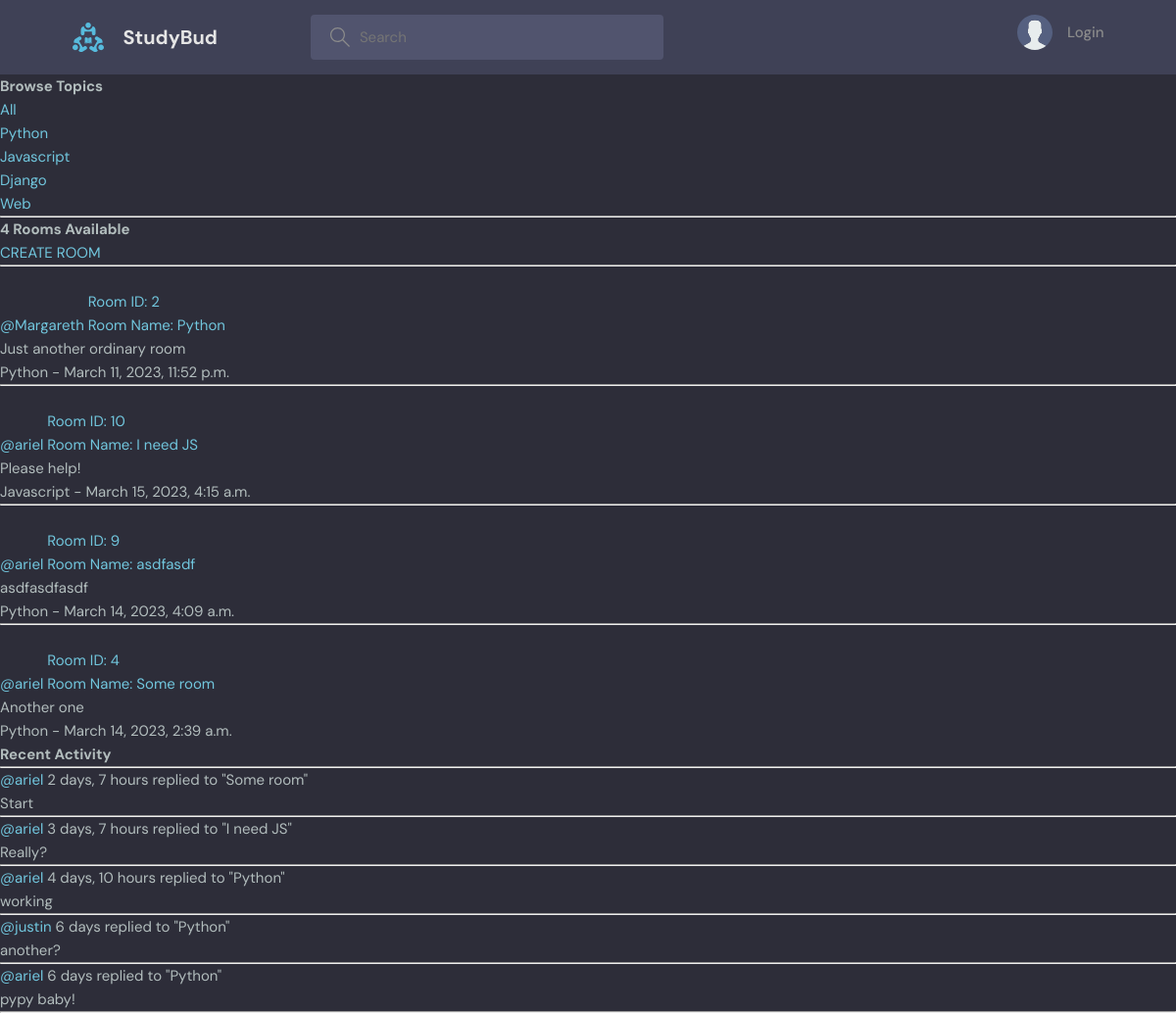
The page / on the database its author committed.
### general/models.py (models this page shows, shortened)
class Topic(models.Model):
    name = models.CharField(max_length=200)
    description = models.TextField(null=True, blank=True)
    created = models.DateTimeField(auto_now_add=True)
    updated = models.DateTimeField(auto_now=True)

class Room(models.Model):
    host = models.ForeignKey(
        get_user_model(), on_delete=models.CASCADE, null=True, blank=True
    )
    topic = models.ForeignKey(
        Topic, on_delete=models.SET_NULL, null=True, blank=True
    )
    name = models.CharField(max_length=200)
    description = models.TextField(null=True, blank=True)
    participants = models.ManyToManyField(
        get_user_model(), related_name="participants", blank=True
    )
    created = models.DateTimeField(auto_now_add=True)
    updated = models.DateTimeField(auto_now=True)
    class Meta:
        ordering = ["-updated", "-created"]
    def __str__(self):
        return self.name

class Message(models.Model):
    author = models.ForeignKey(get_user_model(), on_delete=models.CASCADE)
    room = models.ForeignKey(Room, on_delete=models.CASCADE)
    body = models.TextField()
    created = models.DateTimeField(auto_now_add=True)
    updated = models.DateTimeField(auto_now=True)
    class Meta:
        ordering = ["-updated", "-created"]

### general/views.py (the view)
# urls.py: 2. Add a URL to urlpatterns:  path('', Home.as_view(), name='home')
class Home(View):
    @staticmethod
    def get(request):
        url_params = (
            request.GET.get("query") if request.GET.get("query") else ""
        )
        rooms = Room.objects.filter(
            Q(topic__name__iregex=url_params)
            | Q(name__iregex=url_params)
            | Q(description__iregex=url_params)
        )
        topics = Topic.objects.all()
        room_count = rooms.count()
        messages = Message.objects.filter(
            Q(room__topic__name__iregex=url_params)
        )
        context = {
            "rooms": rooms,
            "room_count": room_count,
            "topics": topics,
            "room_messages": messages,
        }
        return render(request, "general/home.html", context)

### general/templates/general/home.html (shortened to what this page needs)
{% extends "main.html" %}
{% load static %}
{% block content %}
<main>
    <div class="home-container">
      <div>
        {% include "components/topics_component.html" %}
      </div>
      <div>
        <h5>{{ room_count }} Room{{ room_count|pluralize:",s" }} Available</h5>
        <a href="{% url 'create-room' %}">CREATE ROOM</a>
        {% include "components/feed_component.html" %}
      </div>
      <div>
        {% include "components/activity_component.html" %}
      </div>
    </div>
</main>
{% endblock content %}

### templates/components/topics_component.html
<h3>Browse Topics</h3>
<div>
    <a href="{% url 'home' %}">All</a>
</div>
{% for topic in topics %}
<div>
    <a href="{% url 'home' %}?query={{ topic.name }}">{{ topic.name }}</a>
</div>
{% endfor %}
<hr>

### templates/components/feed_component.html (shortened to what this page needs)
{% for room in rooms %}
<div>
    <hr>
    <a href="{% url 'profile' room.host.id %}">@{{ room.host }}</a>
    <a href="{% url 'room' room.id %}"><br>
        Room ID: {{ room.id }}<br>
        Room Name: {{ room.name }}</a>
    <p>{{ room.description }}</p>
    <small>{{ room.topic.name }} - {{ room.created }}</small>
</div>
{% endfor %}

### templates/components/activity_component.html (shortened to what this page needs)
<h3>Recent Activity</h3>
<hr>
{% for message in room_messages %}
<div>
    <small><a href="{% url 'profile' message.author.id %}">@{{ message.author }}</a> {{ message.created|timesince }}</small>
    <small>replied to "{{ message.room }}"</small>
    <p>{{ message.body }}</p>
    <hr>
</div>
{% endfor %}

### general/static/style/main.css (style rules this page uses)
:root { --color-main: #71c6dd; --color-main-light: #e1f6fb; --color-dark: #3f4156; --color-dark-medium: #51546e; --color-dark-light: #696d97; --color-light: #e5e5e5; --color-gray: #8b8b8b; --color-light-gray: #b2bdbd; --color-bg: #2d2d39; --color-success: #5dd693; --color-error: #fc4b0b; }
* { font-family: "DM Sans", -apple-system, BlinkMacSystemFont, "Segoe UI", Roboto, Oxygen, Ubuntu, Cantarell, "Open Sans", "Helvetica Neue", sans-serif; margin: 0; padding: 0; box-sizing: border-box; text-rendering: optimizeLegibility; font-size: inherit; }
html { font-size: 56.25%; }
@media only screen and (min-width: 1200px) { html { font-size: 62.5%; } }
body { line-height: 1.6; font-weight: 400; font-size: 1.5rem; color: var(--color-light-gray); background-color: var(--color-bg); min-height: 100vh; }
a { display: inline-block; color: var(--color-main); text-decoration: none; }

### rows shown on the page
Topic: name "Python"
Topic: name "Javascript"
Topic: name "Django"
Topic: name "Web"
Room: host "Margareth", id "2", name "Python", description "Just another ordinary room", topic.name "Python", created "March 11, 2023, 11:52 p.m."
Room: host "ariel", id "10", name "I need JS", description "Please help!", topic.name "Javascript", created "March 15, 2023, 4:15 a.m."
Room: host "ariel", id "9", name "asdfasdf", description "asdfasdfasdf", topic.name "Python", created "March 14, 2023, 4:09 a.m."
Room: host "ariel", id "4", name "Some room", description "Another one", topic.name "Python", created "March 14, 2023, 2:39 a.m."
Message: author "ariel", created "2 days, 7 hours", room "Some room", body "Start"
Message: author "ariel", created "3 days, 7 hours", room "I need JS", body "Really?"
Message: author "ariel", created "4 days, 10 hours", room "Python", body "working"
Message: author "justin", created "6 days", room "Python", body "another?"
Message: author "ariel", created "6 days", room "Python", body "pypy baby!"

### other values the page prints
{{ room_count }} "4"
